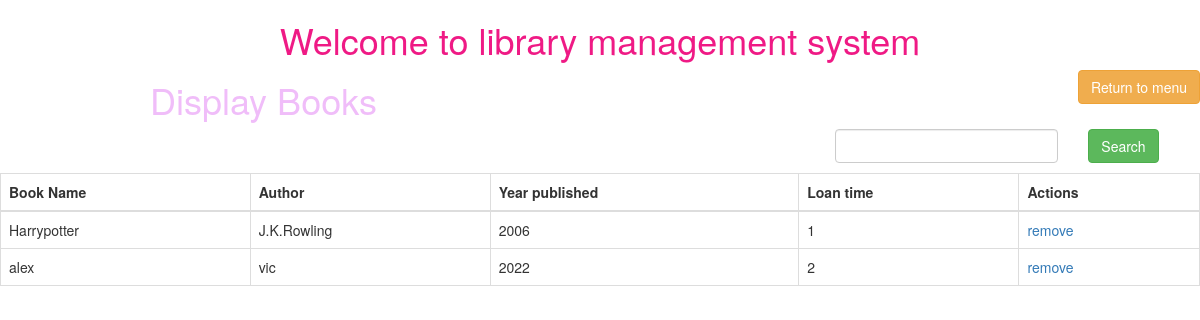
The page /management/display-books/ (signed in) on the database its author committed.
### management/models.py (models this page shows, shortened)
class Books(models.Model):
    upto_10_days =1
    upto_5_days =2
    upto_2_days =3
    TYPES = (
        (upto_10_days, 'up to 10 days'),
        (upto_5_days, 'up to 5 days'),
        (upto_2_days, 'up to 2 days'),
    )
    id = models.AutoField(db_column="id", primary_key=True)
    name = models.CharField(max_length=200)
    author = models.CharField(max_length=200)
    year_published = models.IntegerField()
    type = models.IntegerField(choices=TYPES)

### management/views.py (the view)
# urls.py: path('display-books/', display_books, name="display_books"),
@login_required(login_url='/accounts/login/')
def display_books(request):
    query = request.GET.get('query',None)
    if query:
        books = Books.objects.filter(name__icontains=query)
    else:
        books = Books.objects.all()
    context={'books':books}
    html_template = loader.get_template('display_books.html')
    return HttpResponse(html_template.render(context, request))

### management/templates/display_books.html (shortened to what this page needs)
{%extends 'base.html' %} {%block title%} Display Books {%endblock%}
 {%block h1%} Display Books {%endblock%}
  {%block content%}
{%if not books%}
<p>There are no books.</p>
{%else%}
  <div class="row">
    <div style="float: right;margin-bottom: 1rem;" class="col-md-4 ">
    <form class="form-group" method="get">
    <div class="col-md-8">
      <input class="form-control" type="text" name="query" id="query">
    </div>
    <div class="col-md-4">
      <button class="btn btn-success" type="submit">Search</button>
    </div>
  </form>
</div>
  </div>
<table class="table table-bordered">
  <thead>
    <tr>
      <th>Book Name</th>
      <th>Author</th>
      <th>Year published</th>
      <th>Loan time</th>
      <th>Actions</th>
    </tr>
  </thead>
  <tbody>
    {%for book in books%}
    <tr>
      <td>
        {{book.name}}
      </td>
      <td>{{book.author}}</td>
      <td>
        {{book.year_published}}
      </td>
      <td>
        {{book.type}}
      </td>
      <td> <a href="{%url 'remove_book' book.id%}">remove</a></td>
    </tr>
    {%endfor%}
  </tbody>
</table>
{%endif%}
  {%endblock%}

### management/templates/base.html (style rules this page uses)
body, html { height: 100%; }
.bg { background-image: url("https://img.freepik.com/free-photo/book-library-with-open-textbook_1150-5920.jpg"); height: 100%; background-position: center; background-repeat: no-repeat; background-size: cover; }
input { max-width: 20em }

### rows shown on the page
Books: name "Harrypotter", author "J.K.Rowling", year_published "2006", type "1"
Books: name "alex", author "vic", year_published "2022", type "2"
